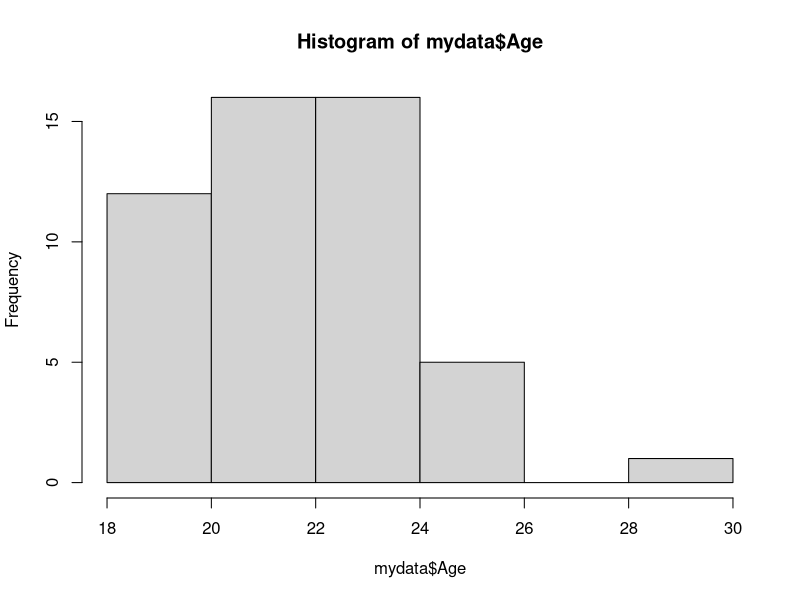
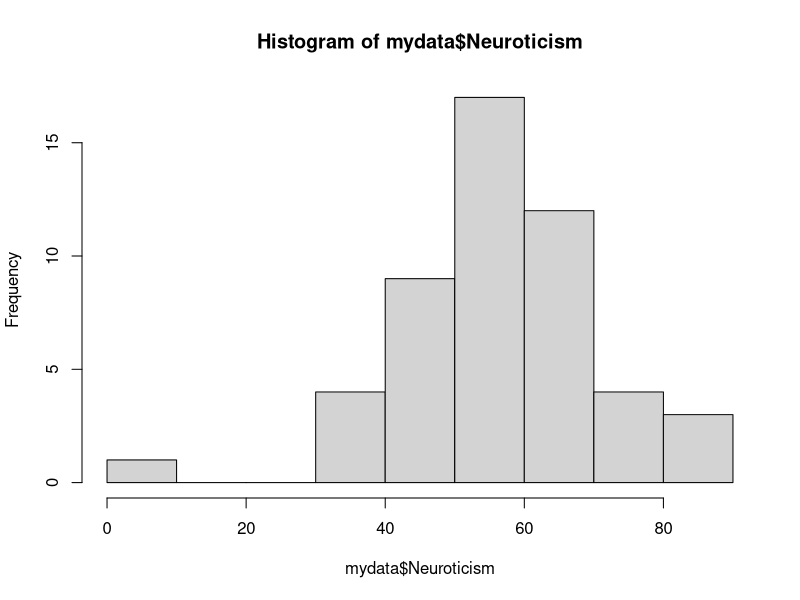
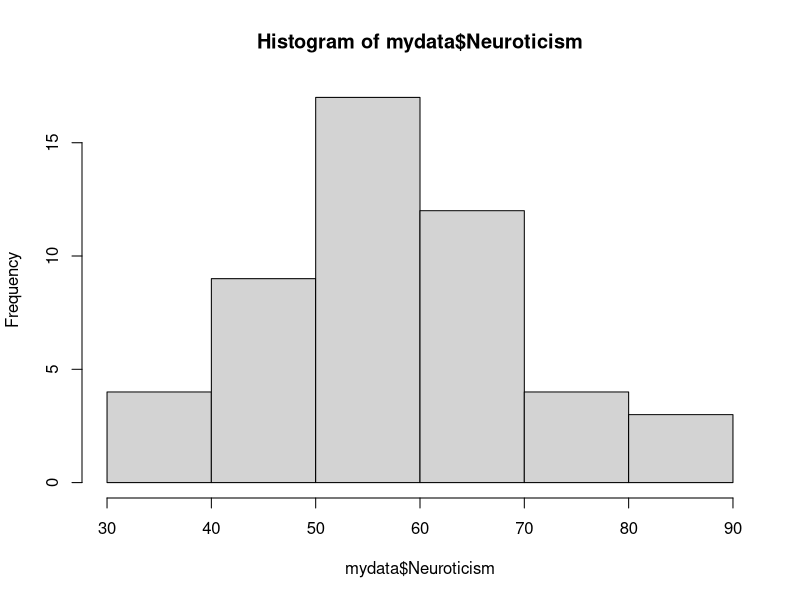
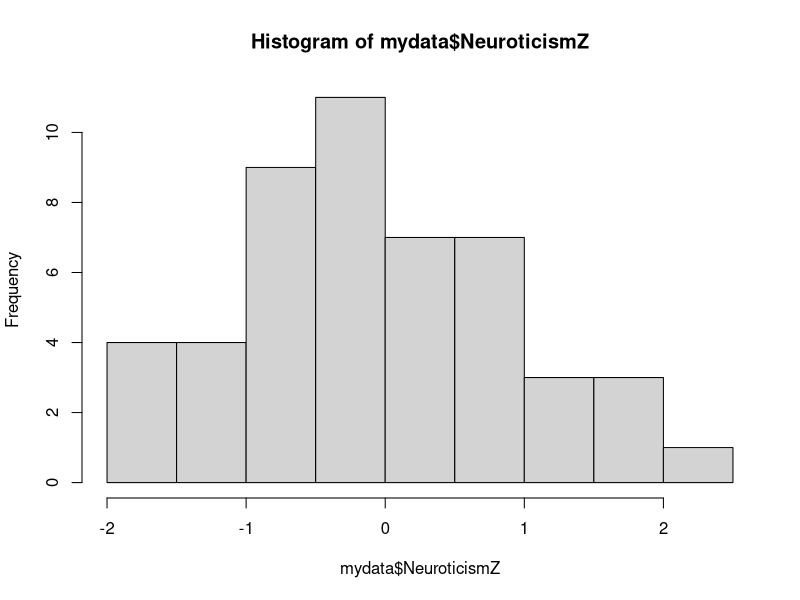

The R script that drew these images, in order:
## ---- chunk 1
knitr::opts_chunk$set(echo = TRUE)
## ---- chunk 2
library(tidyverse)
library(psych)
## ---- chunk 3

mydata <- read.csv(file = "Study1.csv", header = TRUE, stringsAsFactors = FALSE)

# take another peek to remind yourself what's in there
head(mydata)
## ---- chunk 4
# first, rename the "Personality" column to something more meaningful (Neuroticism)
mydata <- mydata %>% 
  dplyr::rename(Neuroticism = Personality)

# then rename the timepoint columns from the format of T1 to Day1
mydata <- mydata %>% 
  dplyr::rename(Day1 = T1, Day2 = T2, Day3 = T3, Day4 = T4)

# and rearrange the order of the columns (based on the order they're passed into select()
mydata <- mydata %>%
  dplyr::select(ID, Condition, Age, contains("Day"), everything())

# and replace the missing age cell (here we're assuming we KNOW the correct value)
mydata$Age[mydata$ID == 39] <- 30
## ---- chunk 5
# make tables of categorical variables
table(mydata$Condition)
table(mydata$Sex)

# you could also look at a table of ages
table(mydata$Age)

# we see that there are 3 values that are "Femle" - this is incorrect! We want everything to say Female instead and be spelled correctly

## ---- chunk 6

# replace wrong category label

# in the recode() function, you should first put the value that we want to change,
# and then we put the value that we want the variable to be (e.g., Femle = "Female")

mydata <- mydata %>% 
  dplyr::mutate(Sex = recode(Sex, Femle = "Female"))

# let's check now to make sure that it is all better!
table(mydata$Sex)

## ---- chunk 7
# create histograms to see data distribution
hist(mydata$Age)

# make a histogram of the data variable
hist(mydata$Neuroticism)

# visualizations are one of the most valuable ways to understand your data

## ---- chunk 8
describe(mydata)
## ---- chunk 9
describeBy(mydata, group = "Sex")
## ---- chunk 10
# arrange the dataset based on sorting the Condition variable in ascending order.
mydata %>%
  dplyr::arrange(Condition)

# use desc() to sort in descending order.
mydata %>%
  dplyr::arrange(desc(Condition))
## ---- chunk 11
# first, mark upper and lower boundaries of data
# anything above upper or below lower will be excluded as outlier.

# compute the upper bound (and store it in a variable)
upper <- mean(mydata$Neuroticism) + 3*sd(mydata$Neuroticism)

# compute the lower bound (and store it in a variable)
lower <- mean(mydata$Neuroticism)- 3*sd(mydata$Neuroticism)

# only keep values within this range! 
mydata <- mydata %>% 
  dplyr::filter(Neuroticism > lower & Neuroticism < upper)
  # read as: "Neuroticism is greater than 'lower' AND neuroticism is less than 'upper'."
  # you can apply as many filter functions as we want to
  # you can also use the | or & function within filter as well, and all other arithmetic operators

# check that we excluded the 1 outlier
nrow(mydata)
hist(mydata$Neuroticism)

## ---- chunk 12
# transform into factor with labels using mutate () and recode_factor() 
mydata <- mydata %>%
  dplyr::mutate(ConditionF = recode_factor(Condition, "0" = "Control", "1" = "Treatment"))

# these line create new column ConditionF - specifies what we are calling the new variable.

# check that your variable is now recoded as you'd like! 
summary(mydata$ConditionF)

# REMINDER: all changes we're making to our data are only within the R workspace; the original .csv file doesn't change

## ---- chunk 13
# we can also create new transformations of existing variables

# imagine you want to turn Neuroticism, which is continuous, into a categorical variable (e.g., high vs. low)
# one common way to do something like this is with a median split (this is contentious and you don't want to actually do this unless you have a really good reason to, since dichotomizing a continuous variable erases a lot of the nuance of a continuous measure)

# first, we'll need to get the median
neuro_med <- median(mydata$Neuroticism)

# recode a continuous variable into a median-split factor using mutate() and case_when()
mydata <- mydata %>%
  dplyr::mutate(Neuroticism_medsplit = case_when(
    Neuroticism < neuro_med ~ "Low",
    Neuroticism >= neuro_med ~ "High"), 
    Neuroticism_medsplit = as.factor(Neuroticism_medsplit))

# you can also do the same thing using mutate() and ifelse()
mydata <- mydata %>% 
  dplyr::mutate(Neuroticism_medsplit = ifelse(Neuroticism >= neuro_med, "High", "Low"))

## ---- chunk 14
# calculate mean centered Z scores using mutate()  and scale() 

mydata <- mydata %>%
  dplyr::mutate(NeuroticismZ = scale(Neuroticism, center = TRUE, scale = TRUE),
         # create a new variable, Neuroticismz, using the scale function by meaning centering it and set the SD to be equal to 1
         # scale creates a matrix variable with width 1 — so we need to convert this back to a numeric variable
         NeuroticismZ = as.numeric(NeuroticismZ), 
         # round the resulting z-scores to two decimal points
         NeuroticismZ = round(NeuroticismZ, 2))

hist(mydata$NeuroticismZ)

# mean should now be (very close to) 0
mean(mydata$NeuroticismZ)
## ---- chunk 15
# this line computes the mean score across all of the days
# rowMeans() calculates the mean of the rows
# note that cbind (which stands for column bind) is necessary here because rowMeans expects a Matrix
mydata <- mydata %>% 
  dplyr::mutate(DayMean = rowMeans(cbind(Day1, Day2, Day3, Day4)))

# you can also calculate means across multiple columns using arithmetic operators
mydata <- mydata %>%
  group_by(ID) %>% # group by ID to calculate a mean for each row of the dataframe (i.e. participant).
  dplyr::mutate(DayMean = mean(c(Day1, Day2, Day3, Day4), na.rm = TRUE), 
                DayMean = round(DayMean, 2)) %>% # round to 2 digits
  ungroup(.) # always ungroup

# both of these chunks do the same thing, they are just different ways to get to the same answer
mean(mydata$DayMean)
## ---- chunk 16
# first, let's load some new data
mydata_followup <- read.csv(file = "Study1_Followup.csv", header = TRUE, stringsAsFactors = FALSE)

# merge the two dataframes
# to make sure the rows match up, we use the 'by' argument to specify that IDs should match
# that way even if the data is in a different order you will get scores matched togther correctly

mydata <- mydata %>% 
  dplyr::left_join(mydata_followup, by = "ID")
  
# note that mydata has one less row than mydata_followup because we removed that outlier
# by default, left_join will use only cases of the 'by' variable that exist in both dataframes,
# so it drops that one row from mydata_followup when merging

# full_join, on the other hand, will include all cases from both mydata and mydata_followup
# if they are present in either dataframe

## ---- chunk 17
# our goal here is to make a separate row for each timepoint in the dataframe
# to do this, we need two kinds of new columns:
# - first, the "key" column will identify which observation (i.e., which day) the row corresponds to
# - second, the "value" column will contain the actual values/measurements (i.e., the score for each day)

# in theory, you can name these whatever you want, but to keep everyone on the same page,
# we'll name the key "Time" and the value "Score"

mydata_long <- mydata %>% 
  tidyr::pivot_longer(cols = c(starts_with("Day"), -ends_with("Mean")), # selects the columns we're bringing into long format
                      names_to = "Time", # the "key" column
                      values_to = "Score") # the "value" column
  
# another way to write this
mydata_long <- mydata %>% 
  tidyr::pivot_longer(cols = c("Day1", "Day2", "Day3", "Day4", "Day30"),
                      names_to = "Time",
                      values_to = "Score")

# pivot_wider lets you go back the other direction; the result should be identical to the original mydata 
# the function takes columns that are multiple observations (Time) and spreads back the values (Score)
# to their own columns so that there is only one row per subject

mydata_wide <- mydata_long %>% 
  tidyr::pivot_wider(names_from = "Time", values_from = "Score")
  
